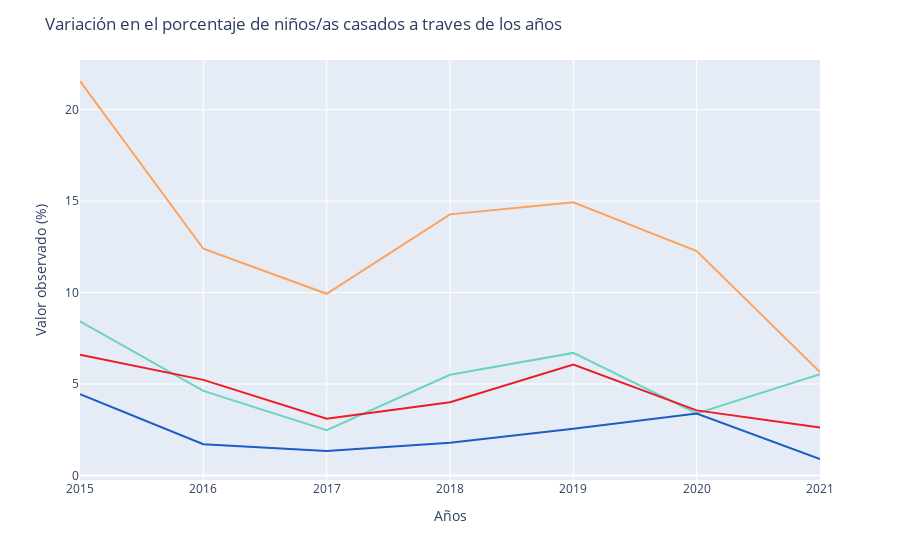

Source (notebook cell):
### Code cell
fig = px.line(archivo_libre.groupby(by=['Time_period','Indicator']).mean().reset_index(),
                 x='Time_period',
                 y='Observation_value',
                 color='Indicator',
                 color_discrete_map=Indicatortor_color_map,
                 labels=dict(Time_period="Años", Observation_value="Valor observado (%)")
                )
fig.update_layout(showlegend=False,title_text='Variación en el porcentaje de niños/as casados a traves de los años')
fig.show()

### Figure 1 — Plotly figure (JSON) as saved in the notebook; plotly's stock layout.template omitted (floating-point values rounded to 4 significant figures)
{"data": [{"hovertemplate": "Indicator=PT_F_15-19_MRD: Percentage of girls aged 15-19 years who are currently married or in union<br>Años=%{x}<br>Valor observado (%)=%{y}<extra></extra>", "legendgroup": "PT_F_15-19_MRD: Percentage of girls aged 15-19 years who are currently married or in union", "line": {"color": "#FFA15A", "dash": "solid"}, "marker": {"symbol": "circle"}, "mode": "lines", "name": "PT_F_15-19_MRD: Percentage of girls aged 15-19 years who are currently married or in union", "orientation": "v", "showlegend": true, "type": "scatter", "x": [2015, 2016, 2017, 2018, 2019, 2020, 2021], "xaxis": "x", "y": [21.56, 12.39, 9.93, 14.27, 14.93, 12.26, 5.65], "yaxis": "y"}, {"hovertemplate": "Indicator=PT_F_20-24_MRD_U15: Percentage of women (aged 20-24 years) married or in union before age 15<br>Años=%{x}<br>Valor observado (%)=%{y}<extra></extra>", "legendgroup": "PT_F_20-24_MRD_U15: Percentage of women (aged 20-24 years) married or in union before age 15", "line": {"color": "#6CD3BF", "dash": "solid"}, "marker": {"symbol": "circle"}, "mode": "lines", "name": "PT_F_20-24_MRD_U15: Percentage of women (aged 20-24 years) married or in union before age 15", "orientation": "v", "showlegend": true, "type": "scatter", "x": [2015, 2016, 2017, 2018, 2019, 2020, 2021], "xaxis": "x", "y": [8.425, 4.62, 2.473, 5.504, 6.7, 3.392, 5.532], "yaxis": "y"}, {"hovertemplate": "Indicator=PT_M_15-19_MRD: Percentage of boys aged 15-19 years who are currently married or in union<br>Años=%{x}<br>Valor observado (%)=%{y}<extra></extra>", "legendgroup": "PT_M_15-19_MRD: Percentage of boys aged 15-19 years who are currently married or in union", "line": {"color": "#1E5BC6", "dash": "solid"}, "marker": {"symbol": "circle"}, "mode": "lines", "name": "PT_M_15-19_MRD: Percentage of boys aged 15-19 years who are currently married or in union", "orientation": "v", "showlegend": true, "type": "scatter", "x": [2015, 2016, 2017, 2018, 2019, 2020, 2021], "xaxis": "x", "y": [4.44, 1.709, 1.333, 1.786, 2.553, 3.388, 0.9], "yaxis": "y"}, {"hovertemplate": "Indicator=PT_M_20-24_MRD_U18: Percentage of men (aged 20-24 years) married or in union before age 18<br>Años=%{x}<br>Valor observado (%)=%{y}<extra></extra>", "legendgroup": "PT_M_20-24_MRD_U18: Percentage of men (aged 20-24 years) married or in union before age 18", "line": {"color": "#ED1C24", "dash": "solid"}, "marker": {"symbol": "circle"}, "mode": "lines", "name": "PT_M_20-24_MRD_U18: Percentage of men (aged 20-24 years) married or in union before age 18", "orientation": "v", "showlegend": true, "type": "scatter", "x": [2015, 2016, 2017, 2018, 2019, 2020, 2021], "xaxis": "x", "y": [6.6, 5.225, 3.1, 4, 6.064, 3.557, 2.62], "yaxis": "y"}], "layout": {"legend": {"title": {"text": "Indicator"}, "tracegroupgap": 0}, "margin": {"t": 60}, "showlegend": false, "title": {"text": "Variación en el porcentaje de niños/as casados a traves de los años"}, "xaxis": {"anchor": "y", "domain": [0, 1], "title": {"text": "Años"}}, "yaxis": {"anchor": "x", "domain": [0, 1], "title": {"text": "Valor observado (%)"}}}}
